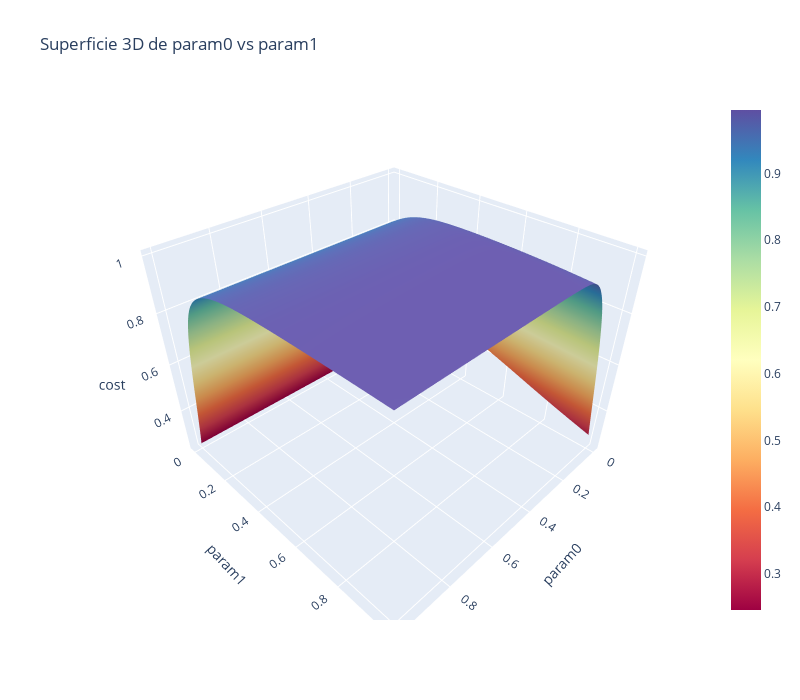

This figure's notebook cell:
### Code cell
import plotly.graph_objects as go

# Suponemos que ya tienes el DataFrame df
# Seleccionar los parámetros a visualizar
x_param = "param0"
y_param = "param1"

# Crear tabla pivote
pivot = df.pivot_table(values="cost", index=y_param, columns=x_param)
X, Y = np.meshgrid(pivot.columns.values, pivot.index.values)
Z = pivot.values

# Crear figura 3D interactiva
fig = go.Figure(data=[go.Surface(z=Z, x=X, y=Y, colorscale='Spectral')])

fig.update_layout(
    title=f'Superficie 3D de {x_param} vs {y_param}',
    scene=dict(
        xaxis_title=x_param,
        yaxis_title=y_param,
        zaxis_title='cost'
    ),
    width=800,
    height=700
)

fig.show()

### Figure 1 — Plotly figure (JSON) as saved in the notebook; plotly's stock layout.template omitted (floating-point values rounded to 4 significant figures; data arrays with more than 128 entries replaced by an {"elided": "..."} marker saying what was removed)
{"data": [{"colorscale": [[0, "rgb(158,1,66)"], [0.1, "rgb(213,62,79)"], [0.2, "rgb(244,109,67)"], [0.3, "rgb(253,174,97)"], [0.4, "rgb(254,224,139)"], [0.5, "rgb(255,255,191)"], [0.6, "rgb(230,245,152)"], [0.7, "rgb(171,221,164)"], [0.8, "rgb(102,194,165)"], [0.9, "rgb(50,136,189)"], [1, "rgb(94,79,162)"]], "type": "surface", "x": {"elided": "240x240 float values"}, "y": {"elided": "240x240 float values"}, "z": {"elided": "240x240 float values"}}], "layout": {"height": 700, "scene": {"xaxis": {"title": {"text": "param0"}}, "yaxis": {"title": {"text": "param1"}}, "zaxis": {"title": {"text": "cost"}}}, "title": {"text": "Superficie 3D de param0 vs param1"}, "width": 800}}
